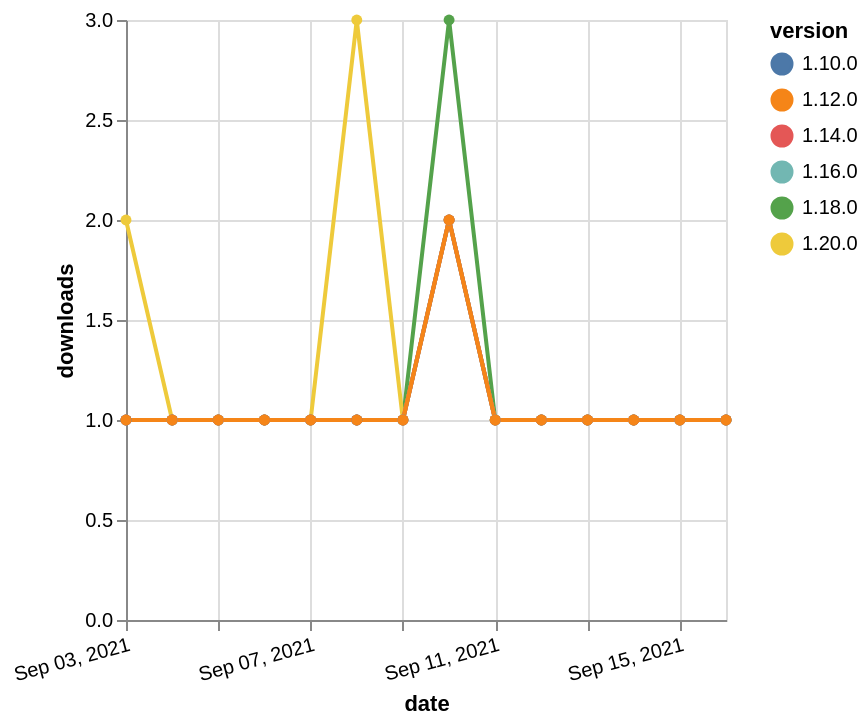

Describe this chart as a Vega-Lite specification.
### Vega-Lite specification from a JSON file in a GitHub repository (floating-point values rounded to 4 significant figures)
{"$schema": "https://vega.github.io/schema/vega-lite/v5.json", "description": "A simple bar chart with embedded data.", "data": {"values": [{"date": "2021-09-03", "total": 197, "delta": 1, "version": "1.18.0"}, {"date": "2021-09-04", "total": 198, "delta": 1, "version": "1.18.0"}, {"date": "2021-09-05", "total": 199, "delta": 1, "version": "1.18.0"}, {"date": "2021-09-06", "total": 200, "delta": 1, "version": "1.18.0"}, {"date": "2021-09-07", "total": 201, "delta": 1, "version": "1.18.0"}, {"date": "2021-09-08", "total": 202, "delta": 1, "version": "1.18.0"}, {"date": "2021-09-09", "total": 203, "delta": 1, "version": "1.18.0"}, {"date": "2021-09-10", "total": 206, "delta": 3, "version": "1.18.0"}, {"date": "2021-09-11", "total": 207, "delta": 1, "version": "1.18.0"}, {"date": "2021-09-12", "total": 208, "delta": 1, "version": "1.18.0"}, {"date": "2021-09-13", "total": 209, "delta": 1, "version": "1.18.0"}, {"date": "2021-09-14", "total": 210, "delta": 1, "version": "1.18.0"}, {"date": "2021-09-15", "total": 211, "delta": 1, "version": "1.18.0"}, {"date": "2021-09-16", "total": 212, "delta": 1, "version": "1.18.0"}, {"date": "2021-09-03", "total": 243, "delta": 1, "version": "1.10.0"}, {"date": "2021-09-04", "total": 244, "delta": 1, "version": "1.10.0"}, {"date": "2021-09-05", "total": 245, "delta": 1, "version": "1.10.0"}, {"date": "2021-09-06", "total": 246, "delta": 1, "version": "1.10.0"}, {"date": "2021-09-07", "total": 247, "delta": 1, "version": "1.10.0"}, {"date": "2021-09-08", "total": 248, "delta": 1, "version": "1.10.0"}, {"date": "2021-09-09", "total": 249, "delta": 1, "version": "1.10.0"}, {"date": "2021-09-10", "total": 251, "delta": 2, "version": "1.10.0"}, {"date": "2021-09-11", "total": 252, "delta": 1, "version": "1.10.0"}, {"date": "2021-09-12", "total": 253, "delta": 1, "version": "1.10.0"}, {"date": "2021-09-13", "total": 254, "delta": 1, "version": "1.10.0"}, {"date": "2021-09-14", "total": 255, "delta": 1, "version": "1.10.0"}, {"date": "2021-09-15", "total": 256, "delta": 1, "version": "1.10.0"}, {"date": "2021-09-16", "total": 257, "delta": 1, "version": "1.10.0"}, {"date": "2021-09-03", "total": 128, "delta": 2, "version": "1.20.0"}, {"date": "2021-09-04", "total": 129, "delta": 1, "version": "1.20.0"}, {"date": "2021-09-05", "total": 130, "delta": 1, "version": "1.20.0"}, {"date": "2021-09-06", "total": 131, "delta": 1, "version": "1.20.0"}, {"date": "2021-09-07", "total": 132, "delta": 1, "version": "1.20.0"}, {"date": "2021-09-08", "total": 135, "delta": 3, "version": "1.20.0"}, {"date": "2021-09-09", "total": 136, "delta": 1, "version": "1.20.0"}, {"date": "2021-09-10", "total": 138, "delta": 2, "version": "1.20.0"}, {"date": "2021-09-11", "total": 139, "delta": 1, "version": "1.20.0"}, {"date": "2021-09-12", "total": 140, "delta": 1, "version": "1.20.0"}, {"date": "2021-09-13", "total": 141, "delta": 1, "version": "1.20.0"}, {"date": "2021-09-14", "total": 142, "delta": 1, "version": "1.20.0"}, {"date": "2021-09-15", "total": 143, "delta": 1, "version": "1.20.0"}, {"date": "2021-09-16", "total": 144, "delta": 1, "version": "1.20.0"}, {"date": "2021-09-03", "total": 167, "delta": 1, "version": "1.16.0"}, {"date": "2021-09-04", "total": 168, "delta": 1, "version": "1.16.0"}, {"date": "2021-09-05", "total": 169, "delta": 1, "version": "1.16.0"}, {"date": "2021-09-06", "total": 170, "delta": 1, "version": "1.16.0"}, {"date": "2021-09-07", "total": 171, "delta": 1, "version": "1.16.0"}, {"date": "2021-09-08", "total": 172, "delta": 1, "version": "1.16.0"}, {"date": "2021-09-09", "total": 173, "delta": 1, "version": "1.16.0"}, {"date": "2021-09-10", "total": 175, "delta": 2, "version": "1.16.0"}, {"date": "2021-09-11", "total": 176, "delta": 1, "version": "1.16.0"}, {"date": "2021-09-12", "total": 177, "delta": 1, "version": "1.16.0"}, {"date": "2021-09-13", "total": 178, "delta": 1, "version": "1.16.0"}, {"date": "2021-09-14", "total": 179, "delta": 1, "version": "1.16.0"}, {"date": "2021-09-15", "total": 180, "delta": 1, "version": "1.16.0"}, {"date": "2021-09-16", "total": 181, "delta": 1, "version": "1.16.0"}, {"date": "2021-09-03", "total": 194, "delta": 1, "version": "1.14.0"}, {"date": "2021-09-04", "total": 195, "delta": 1, "version": "1.14.0"}, {"date": "2021-09-05", "total": 196, "delta": 1, "version": "1.14.0"}, {"date": "2021-09-06", "total": 197, "delta": 1, "version": "1.14.0"}, {"date": "2021-09-07", "total": 198, "delta": 1, "version": "1.14.0"}, {"date": "2021-09-08", "total": 199, "delta": 1, "version": "1.14.0"}, {"date": "2021-09-09", "total": 200, "delta": 1, "version": "1.14.0"}, {"date": "2021-09-10", "total": 202, "delta": 2, "version": "1.14.0"}, {"date": "2021-09-11", "total": 203, "delta": 1, "version": "1.14.0"}, {"date": "2021-09-12", "total": 204, "delta": 1, "version": "1.14.0"}, {"date": "2021-09-13", "total": 205, "delta": 1, "version": "1.14.0"}, {"date": "2021-09-14", "total": 206, "delta": 1, "version": "1.14.0"}, {"date": "2021-09-15", "total": 207, "delta": 1, "version": "1.14.0"}, {"date": "2021-09-16", "total": 208, "delta": 1, "version": "1.14.0"}, {"date": "2021-09-03", "total": 200, "delta": 1, "version": "1.12.0"}, {"date": "2021-09-04", "total": 201, "delta": 1, "version": "1.12.0"}, {"date": "2021-09-05", "total": 202, "delta": 1, "version": "1.12.0"}, {"date": "2021-09-06", "total": 203, "delta": 1, "version": "1.12.0"}, {"date": "2021-09-07", "total": 204, "delta": 1, "version": "1.12.0"}, {"date": "2021-09-08", "total": 205, "delta": 1, "version": "1.12.0"}, {"date": "2021-09-09", "total": 206, "delta": 1, "version": "1.12.0"}, {"date": "2021-09-10", "total": 208, "delta": 2, "version": "1.12.0"}, {"date": "2021-09-11", "total": 209, "delta": 1, "version": "1.12.0"}, {"date": "2021-09-12", "total": 210, "delta": 1, "version": "1.12.0"}, {"date": "2021-09-13", "total": 211, "delta": 1, "version": "1.12.0"}, {"date": "2021-09-14", "total": 212, "delta": 1, "version": "1.12.0"}, {"date": "2021-09-15", "total": 213, "delta": 1, "version": "1.12.0"}, {"date": "2021-09-16", "total": 214, "delta": 1, "version": "1.12.0"}]}, "width": "container", "mark": {"type": "line", "point": {"filled": true}}, "encoding": {"x": {"field": "date", "type": "temporal", "timeUnit": "yearmonthdate", "title": "date", "axis": {"labelAngle": -15}}, "y": {"field": "delta", "type": "quantitative", "title": "downloads"}, "color": {"field": "version", "type": "nominal"}, "tooltip": {"field": "delta"}}}
